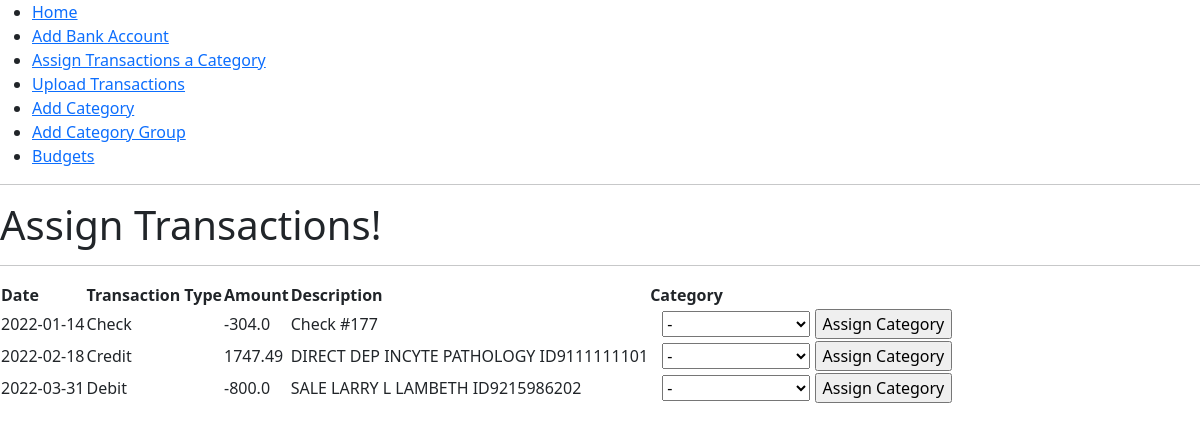
The app's page /transactions/assign with its own data.
### app/models.py (models this page shows, shortened)
class Transaction(db.Model):
	id = db.Column(db.Integer, primary_key=True)
	transaction_id = db.Column(db.String(64))
	post_date = db.Column(db.Date)
	transaction_type = db.Column(db.String(16))
	amount = db.Column(db.Float)
	description = db.Column(db.String(140))
	bank_account_id = db.Column(db.Integer, db.ForeignKey("bank_account.id"))
	amounts = db.relationship("CategoryAmount", back_populates="transaction", cascade="all, delete-orphan")
	bank_account = db.relationship("BankAccount", back_populates="transactions")

### app/main/routes.py (the view, shortened to what this page needs)
@bp.route('/transactions/assign', methods=['GET', 'POST'])
def transactions_assign():
    form = AssignCatergoryForm()
    trans = Transaction.query.filter(Transaction.amounts == None).order_by(Transaction.post_date.asc()).all()
    return render_template('assign_transactions.html', title='Assign Transactions', form=form, trans=trans)

### app/main/forms.py
class AssignCatergoryForm(FlaskForm):
	transactionId = StringField('', validators=[DataRequired(), Length(max=64)])
	category = SelectField('Category', choices=cat2, validators=[DataRequired(), category_selected])
	submit = SubmitField('Assign Category')

### app/templates/assign_transactions.html (shortened to what this page needs)
{% extends "base.html"%}
{% block content %}
	<h1>Assign Transactions!</h1>
	<hr>
		  <table>
		  	<tr>
		  		<th>Date</th>
		  		<th>Transaction Type</th>
		  		<th>Amount</th>
		  		<th>Description</th>
		  		<th>Category</th>
		  	</tr>
		  	{% for t in trans %}
		  	<tr>
		  		<td>{{ t.post_date }}</td>
		  		<td>{{ t.transaction_type }}</td>
		  		<td>{{ t.amount }}</td>
		  		<td>{{ t.description }}</td>
		  		<td><form style="display: inline;" method="POST" novalidate>
		  			{{ form.category() }}
            		{{ form.submit() }}
		  		</form></td>
		  	</tr>
		  	{% endfor %}
		  </table>
{% endblock %}

### records on screen
Transaction: post_date "2022-01-14", transaction_type "Check", amount "-304.0", description "Check #177"
Transaction: post_date "2022-02-18", transaction_type "Credit", amount "1747.49", description "DIRECT DEP INCYTE PATHOLOGY ID9111111101"
Transaction: post_date "2022-03-31", transaction_type "Debit", amount "-800.0", description "SALE LARRY L LAMBETH ID9215986202"
